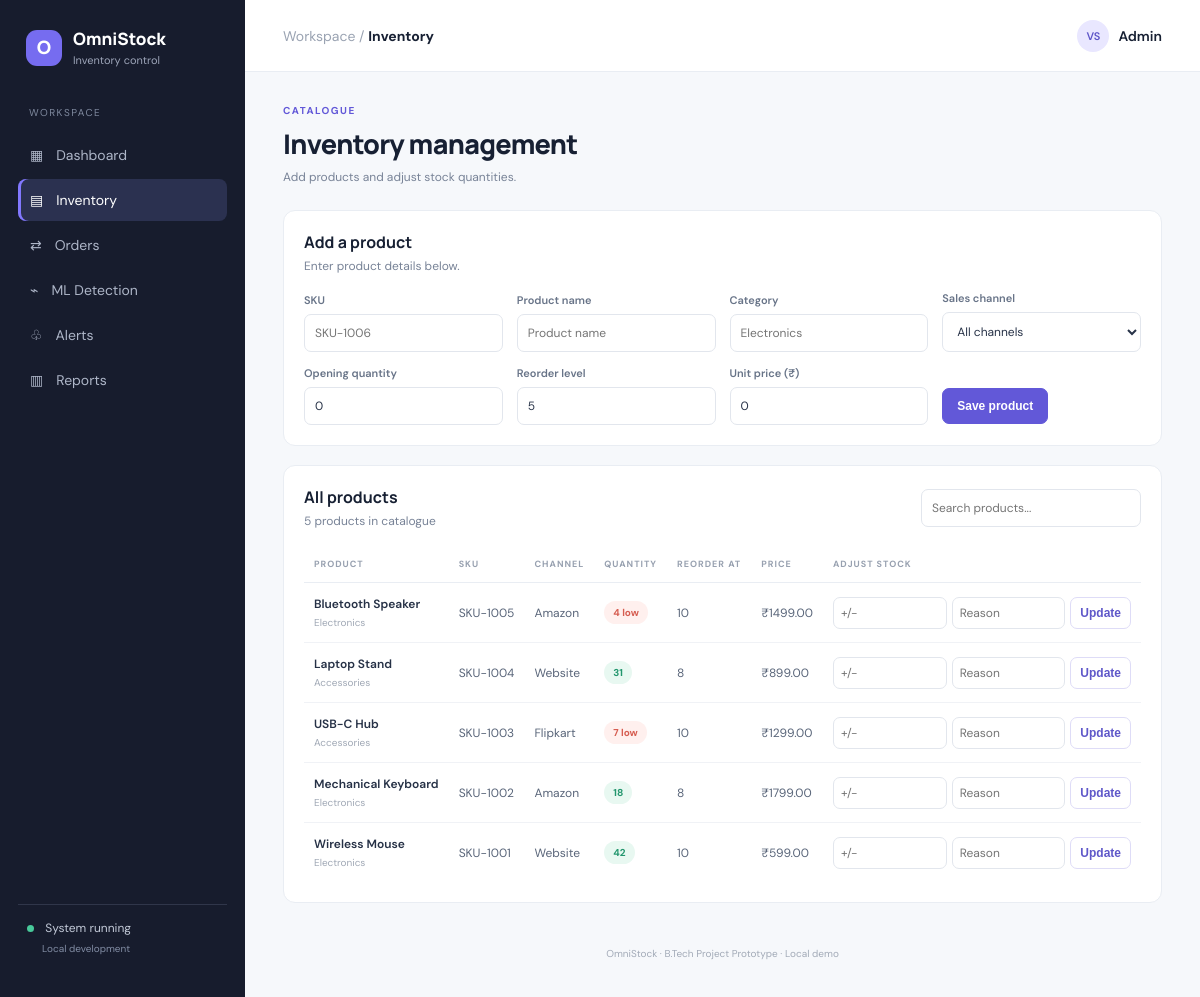
Page /products on the committed database.
### tables this page shows
CREATE TABLE products (
            id INTEGER PRIMARY KEY AUTOINCREMENT,
            sku TEXT UNIQUE NOT NULL,
            name TEXT NOT NULL,
            category TEXT NOT NULL DEFAULT 'General',
            channel TEXT NOT NULL DEFAULT 'All channels',
            quantity INTEGER NOT NULL DEFAULT 0,
            reorder_level INTEGER NOT NULL DEFAULT 5,
            price REAL NOT NULL DEFAULT 0,
            created_at TEXT NOT NULL
        );

### app.py (the view, shortened to what this page needs)
@app.route("/products", methods=["GET", "POST"])
def products():
    with get_db() as db:
        rows = db.execute("SELECT * FROM products ORDER BY id DESC").fetchall()
    return render_template("products.html", products=rows)

### app.py (called while the page is built)
def get_db():
    conn = sqlite3.connect(DB_PATH)
    conn.row_factory = sqlite3.Row
    conn.execute("PRAGMA foreign_keys = ON")
    return conn

### templates/products.html (shortened to what this page needs)
{% extends "base.html" %}{% block title %}Inventory | OmniStock{% endblock %}{% block page_name %}Inventory{% endblock %}
{% block content %}
<div class="page-heading"><div><p class="eyebrow">CATALOGUE</p><h1>Inventory management</h1><p class="muted">Add products and adjust stock quantities.</p></div></div>
<div class="panel form-panel"><div class="panel-head"><div><h2>Add a product</h2><p class="muted">Enter product details below.</p></div></div>
<form method="post" class="form-grid">
 <label>SKU<input name="sku" placeholder="SKU-1006" required></label><label>Product name<input name="name" placeholder="Product name" required></label>
 <label>Category<input name="category" placeholder="Electronics"></label><label>Sales channel<select name="channel"><option>All channels</option></select></label>
 <label>Opening quantity<input type="number" name="quantity" min="0" value="0" required></label><label>Reorder level<input type="number" name="reorder_level" min="0" value="5" required></label>
 <label>Unit price (₹)<input type="number" name="price" min="0" step="0.01" value="0" required></label><div class="form-action"><button class="btn primary">Save product</button></div>
</form></div>
<div class="panel"><div class="panel-head"><div><h2>All products</h2><p class="muted">{{ products|length }} products in catalogue</p></div><input class="search" id="tableSearch" placeholder="Search products..."></div>
<div class="table-wrap"><table id="productsTable"><thead><tr><th>PRODUCT</th><th>SKU</th><th>CHANNEL</th><th>QUANTITY</th><th>REORDER AT</th><th>PRICE</th><th>ADJUST STOCK</th></tr></thead><tbody>
{% for p in products %}<tr><td><b>{{ p.name }}</b><small class="sub">{{ p.category }}</small></td><td>{{ p.sku }}</td><td>{{ p.channel }}</td><td>{% if p.quantity <= p.reorder_level %}<span class="pill danger">{{ p.quantity }} low</span>{% else %}<span class="pill good">{{ p.quantity }}</span>{% endif %}</td><td>{{ p.reorder_level }}</td><td>₹{{ "%.2f"|format(p.price) }}</td><td><form class="adjust-form" method="post" action="{{ url_for('adjust_stock', product_id=p.id) }}"><input name="change" type="number" placeholder="+/-" required><input name="reason" placeholder="Reason"><button class="btn small">Update</button></form></td></tr>{% else %}<tr><td colspan="7">No products found.</td></tr>{% endfor %}
</tbody></table></div></div>
{% endblock %}

### static/style.css (style rules this page uses)
:root { --ink:#172033;--muted:#788397;--line:#e9edf3;--bg:#f6f8fb;--purple:#6258d8;--nav:#171c2d }
* { box-sizing:border-box }
body { margin:0;background:var(--bg);color:var(--ink);font-family:'DM Sans',Arial,sans-serif;font-size:14px }
.page-heading { display:flex;justify-content:space-between;align-items:center;margin-bottom:25px }
.eyebrow { font-size:10px;letter-spacing:1.5px;color:var(--purple);font-weight:700;margin:0 0 8px }
h1 { font:800 27px Manrope;margin:0 0 7px;letter-spacing:-.7px }
h2 { font:700 16px Manrope;margin:0 0 5px }
.muted { color:var(--muted);margin:0;font-size:12px }
.stat-card,.panel { background:#fff;border:1px solid var(--line);border-radius:12px }
.panel { padding:20px;margin-bottom:19px;min-width:0 }
.panel-head { display:flex;justify-content:space-between;align-items:center;margin-bottom:17px }
.table-wrap { overflow-x:auto }
table { width:100%;border-collapse:collapse;text-align:left;white-space:nowrap }
th { font-size:9px;letter-spacing:1px;color:#98a1b0;font-weight:700;padding:12px 10px;border-bottom:1px solid var(--line) }
td { padding:13px 10px;border-bottom:1px solid #f0f2f6;font-size:12px;color:#596579 }
td b { color:#263146;font-weight:600 }
tbody tr:last-child td { border-bottom:0 }
.sub { display:block;color:#a0a8b5;font-size:10px;margin-top:4px }
.pill { display:inline-block;border-radius:20px;padding:5px 9px;font-size:10px;font-weight:700 }
.pill.good { background:#e8f8f1;color:#22966d }
.pill.danger { background:#fff0ee;color:#d65d51 }
.btn { border:1px solid #dedcf7;background:#fff;color:#5f58c9;border-radius:7px;padding:10px 14px;font-weight:700;font-size:12px;text-decoration:none;cursor:pointer;display:inline-block }
.btn.primary { background:var(--purple);border-color:var(--purple);color:#fff }
.btn.small { padding:7px 9px }
.form-panel { max-width:none }
.form-grid { display:grid;grid-template-columns:repeat(4,minmax(130px,1fr));gap:14px;align-items:end }
.form-grid label { display:flex;flex-direction:column;gap:7px;font-size:11px;color:#687488;font-weight:600 }
.form-grid input,.form-grid select,.search,.adjust-form input { width:100%;padding:10px;border:1px solid #e2e6ed;border-radius:7px;background:#fff;font:12px 'DM Sans';color:#283348;outline:none }
.form-action { padding-bottom:1px }
.search { max-width:220px }
.adjust-form { display:flex;gap:5px;min-width:210px }
.adjust-form input { min-width:55px;padding:7px }

### rows in the picture
products: name "Bluetooth Speaker", category "Electronics", sku "SKU-1005", channel "Amazon", quantity "4", reorder_level "10", price "1499.00"
products: name "Laptop Stand", category "Accessories", sku "SKU-1004", channel "Website", quantity "31", reorder_level "8", price "899.00"
products: name "USB-C Hub", category "Accessories", sku "SKU-1003", channel "Flipkart", quantity "7", reorder_level "10", price "1299.00"
products: name "Mechanical Keyboard", category "Electronics", sku "SKU-1002", channel "Amazon", quantity "18", reorder_level "8", price "1799.00"
products: name "Wireless Mouse", category "Electronics", sku "SKU-1001", channel "Website", quantity "42", reorder_level "10", price "599.00"

### other values in the picture
{{ products|length }} "5"
